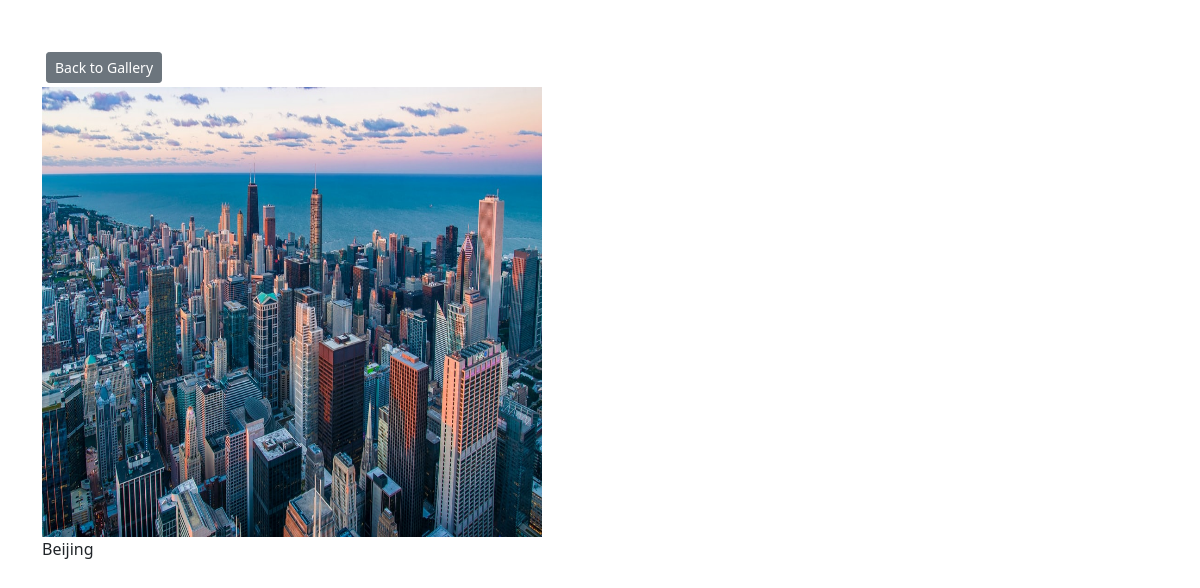
The app's page /picture/14/ with its own data.
### pictures/models.py (models this page shows, shortened)
class Picture(models.Model):
    category = models.ForeignKey(Category, on_delete=models.SET_NULL, null=True)
    image = models.ImageField(null=False, blank=False)
    description = models.TextField()

### pictures/views.py (the view)
# urls.py: path('picture/<str:pk>/', views.viewPicture, name='picture'),
def viewPicture(request, pk):
    picture = Picture.objects.get(id=pk)
    return render(request, 'pictures/picture.html', {'picture':picture})

### pictures/templates/pictures/picture.html (shortened to what this page needs)
<!DOCTYPE html>
<html lang="en">
<head>
    <link href="https://cdn.jsdelivr.net/npm/bootstrap@5.1.3/dist/css/bootstrap.min.css" rel="stylesheet">
</head>
<body class="my-5">
    <div class="container">
        <div class="row justify-content-center">
            <div class="col">
                <a href="{% url 'gallery' %}" class="btn btn-secondary btn-sm m-1">Back to Gallery</a>
                <div style="height: 100vh;">
                    <img src="{{ picture.image.url }}" style="width: 500px; height:450px;">
                    <p>{{ picture.description }}</p>
                </div>
            </div>
        </div>
    </div>
</body>
</html>

### records on screen
Picture: image (picture), description "Beijing"
